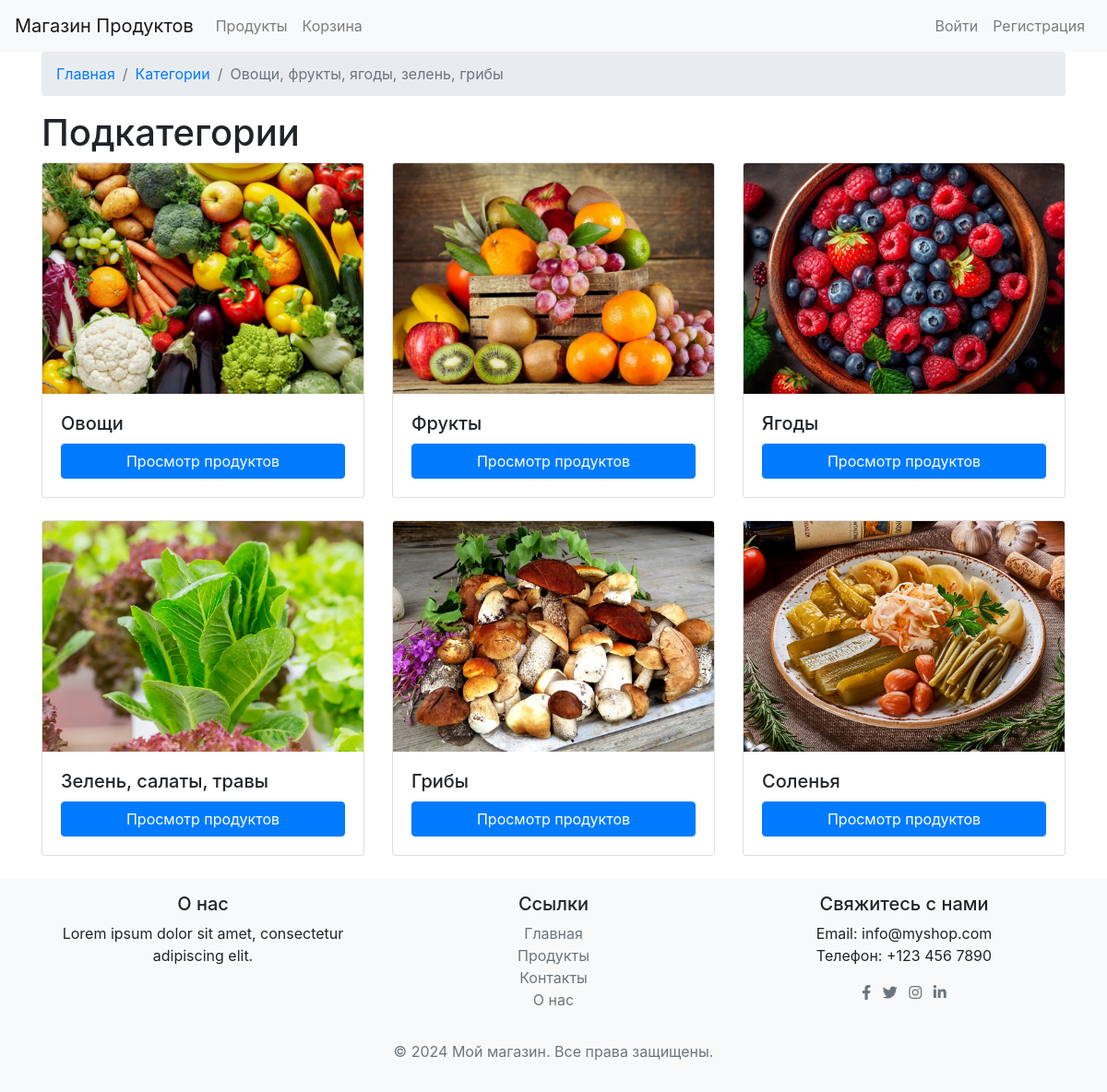
Screenshot of /products/categories/ovosh_frukti_yagodi_selen_gribi/ with the database file from the repository.
### products/models.py (models this page shows, shortened)
class Category(models.Model):
    name = models.CharField(max_length=100)
    slug = models.SlugField(unique=True)
    image = models.ImageField(upload_to='categories/')

class SubCategory(models.Model):
    name = models.CharField(max_length=100)
    slug = models.SlugField(unique=True)
    image = models.ImageField(upload_to='subcategories/')
    parent_category = models.ForeignKey(
        Category, related_name='subcategories', on_delete=models.CASCADE)

### products/views.py (the view)
def subcategory_list(request, category_slug):
    category = get_object_or_404(Category, slug=category_slug)
    subcategories = category.subcategories.all()
    return render(request, 'subcategory_list.html', {'category': category, 'subcategories': subcategories})

### products/templates/subcategory_list.html (shortened to what this page needs)
{% extends 'base.html' %}
{% block breadcrumbs %}
<nav aria-label="breadcrumb">
    <ol class="breadcrumb">
        <li class="breadcrumb-item"><a href="{% url 'home' %}">Главная</a></li>
        <li class="breadcrumb-item"><a href="{% url 'category_list' %}">Категории</a></li>
        <li class="breadcrumb-item active" aria-current="page">{{ category.name }}</li>
    </ol>
</nav>
{% endblock %}
{% block content %}
<h1>Подкатегории</h1>
<div class="row">
    {% for subcategory in subcategories %}
    <div class="col-md-4 mb-4">
        <div class="card">
            <img src="{{ subcategory.image.url }}" class="card-img-top product-img" alt="{{ subcategory.name }}">
            <div class="card-body">
                <h5 class="card-title">{{ subcategory.name }}</h5>
                <a href="{% url 'product_list' subcategory.slug %}" class="btn btn-primary">Просмотр продуктов</a>
            </div>
        </div>
    </div>
    {% endfor %}
</div>
{% endblock %}

### templates/base.html (style rules this page uses)
body { display: flex; flex-direction: column; min-height: 100vh; }
nav { overflow: hidden; }
.product-img { height: 250px; width: 100%; object-fit: cover; }
.card-body { flex-grow: 1; display: flex; flex-direction: column; justify-content: space-between; }
.card-title, .card-text { margin-bottom: 10px; }

### rows the page displays
Category: name "Овощи, фрукты, ягоды, зелень, грибы"
SubCategory: image (picture), name "Овощи"
SubCategory: image (picture), name "Фрукты"
SubCategory: image (picture), name "Ягоды"
SubCategory: image (picture), name "Зелень, салаты, травы"
SubCategory: image (picture), name "Грибы"
SubCategory: image (picture), name "Соленья"
